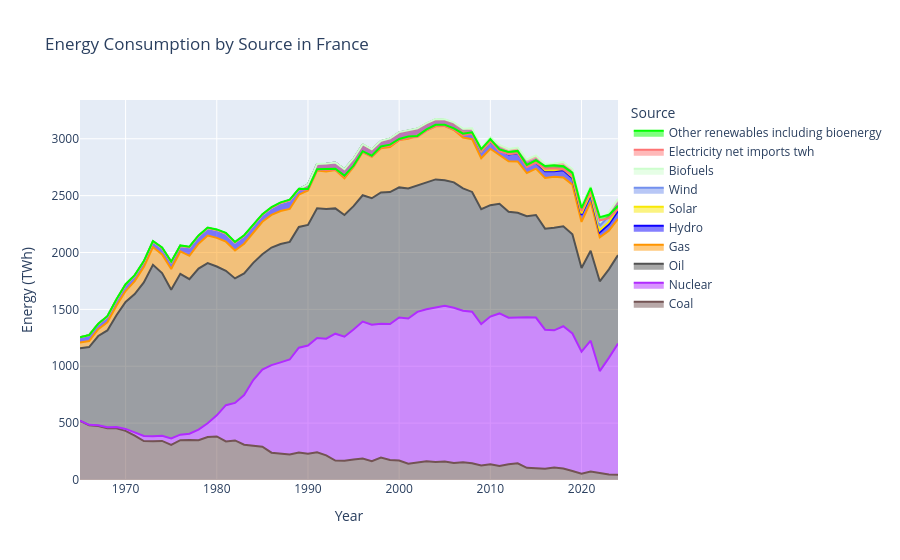

Notebook code for this chart:
### Code cell
fig = px.area(
    data_frame=france.iloc[65:-1],
    x='year',
    y=[
        'coal_energy_twh',
        'nuclear_energy_twh',
        'oil_energy_twh',
        'gas_energy_twh',
        'hydro_energy_twh',
        'solar_energy_twh',
        'wind_energy_twh',
        'biofuels_energy_twh',
        'electricity_net_imports_twh',
        'other_renewables_including_bioenergy_energy_twh'
    ],
    title='Energy Consumption by Source in France',
    labels={
        'value': 'Energy (TWh)',  # Endret fra CO2 til TWh siden dataen er '_energy_twh'
        'variable': 'Source',
        'year': 'Year'
    },
    color_discrete_map={
        'coal_energy_twh': "#735353",
        'nuclear_energy_twh': "#B12BFF",
        'oil_energy_twh': "#525252",
        'gas_energy_twh': "#FF9500",
        'hydro_energy_twh': "#0D00FF",
        'solar_energy_twh': "#F8E804",
        'wind_energy_twh': "#7390EE",
        'biofuels_energy_twh': "#CDFECD",
        'electricity_net_imports_twh': "#FF7474",
        'other_renewables_including_bioenergy_energy_twh': "#00FF00"
    }
)

# Siden kolonnene slutter på '_energy_twh', må vi oppdatere .replace() 
# for at merkelappene i legend-en skal bli fine og rene.
fig.for_each_trace(lambda t: t.update(
    name=t.name.replace('_energy_twh', '').replace('_', ' ').capitalize()
))

# Reverser legend-rekkefølgen visuelt
fig.update_layout(
    legend=dict(
        traceorder='reversed'
    )
)

fig.show()

### Figure 1 — Plotly figure (JSON) as saved in the notebook; plotly's stock layout.template omitted (floating-point values rounded to 4 significant figures)
{"data": [{"fillpattern": {"shape": ""}, "hovertemplate": "Source=coal_energy_twh<br>Year=%{x}<br>Energy (TWh)=%{y}<extra></extra>", "legendgroup": "coal_energy_twh", "line": {"color": "#735353"}, "marker": {"symbol": "circle"}, "mode": "lines", "name": "Coal", "orientation": "v", "showlegend": true, "stackgroup": "1", "type": "scatter", "x": [1965, 1966, 1967, 1968, 1969, 1970, 1971, 1972, 1973, 1974, 1975, 1976, 1977, 1978, 1979, 1980, 1981, 1982, 1983, 1984, 1985, 1986, 1987, 1988, 1989, 1990, 1991, 1992, 1993, 1994, 1995, 1996, 1997, 1998, 1999, 2000, 2001, 2002, 2003, 2004, 2005, 2006, 2007, 2008, 2009, 2010, 2011, 2012, 2013, 2014, 2015, 2016, 2017, 2018, 2019, 2020, 2021, 2022, 2023, 2024], "xaxis": "x", "y": [518.7, 481.2, 474.8, 455.2, 455.0, 431.6, 390.0, 342.5, 340.8, 343.4, 309.3, 350.4, 352.7, 350.4, 377.1, 382.5, 338.6, 347.7, 310.3, 299.6, 292.6, 240.2, 229.5, 224.4, 242.3, 230.4, 244.2, 216.2, 170.4, 168.9, 179.9, 189.1, 166.2, 196.9, 176.5, 171.2, 144.0, 154.6, 163.8, 157.7, 162.7, 150.4, 155.6, 147.4, 128.6, 138.1, 123.7, 137.5, 146.1, 107.2, 102.3, 99.51, 109.0, 100.2, 79.42, 55.98, 75.11, 64.4, 49.2, 46.36], "yaxis": "y"}, {"fillpattern": {"shape": ""}, "hovertemplate": "Source=nuclear_energy_twh<br>Year=%{x}<br>Energy (TWh)=%{y}<extra></extra>", "legendgroup": "nuclear_energy_twh", "line": {"color": "#B12BFF"}, "marker": {"symbol": "circle"}, "mode": "lines", "name": "Nuclear", "orientation": "v", "showlegend": true, "stackgroup": "1", "type": "scatter", "x": [1965, 1966, 1967, 1968, 1969, 1970, 1971, 1972, 1973, 1974, 1975, 1976, 1977, 1978, 1979, 1980, 1981, 1982, 1983, 1984, 1985, 1986, 1987, 1988, 1989, 1990, 1991, 1992, 1993, 1994, 1995, 1996, 1997, 1998, 1999, 2000, 2001, 2002, 2003, 2004, 2005, 2006, 2007, 2008, 2009, 2010, 2011, 2012, 2013, 2014, 2015, 2016, 2017, 2018, 2019, 2020, 2021, 2022, 2023, 2024], "xaxis": "x", "y": [2.718, 4.227, 6.291, 9.348, 10.91, 17.31, 28.27, 44.22, 44.7, 44.58, 55.3, 47.81, 54.37, 92.28, 121.1, 185.6, 319.2, 330.1, 437.2, 579.5, 679.1, 770.2, 804.6, 834.9, 921.0, 951.8, 1004.0, 1026.0, 1116.0, 1091.0, 1143.0, 1204.0, 1198.0, 1176.0, 1195.0, 1258.0, 1276.0, 1324.0, 1337.0, 1358.0, 1368.0, 1364.0, 1333.0, 1332.0, 1242.0, 1299.0, 1341.0, 1289.0, 1284.0, 1323.0, 1326.0, 1222.0, 1207.0, 1251.0, 1209.0, 1072.0, 1150.0, 893.1, 1025.0, 1153.0], "yaxis": "y"}, {"fillpattern": {"shape": ""}, "hovertemplate": "Source=oil_energy_twh<br>Year=%{x}<br>Energy (TWh)=%{y}<extra></extra>", "legendgroup": "oil_energy_twh", "line": {"color": "#525252"}, "marker": {"symbol": "circle"}, "mode": "lines", "name": "Oil", "orientation": "v", "showlegend": true, "stackgroup": "1", "type": "scatter", "x": [1965, 1966, 1967, 1968, 1969, 1970, 1971, 1972, 1973, 1974, 1975, 1976, 1977, 1978, 1979, 1980, 1981, 1982, 1983, 1984, 1985, 1986, 1987, 1988, 1989, 1990, 1991, 1992, 1993, 1994, 1995, 1996, 1997, 1998, 1999, 2000, 2001, 2002, 2003, 2004, 2005, 2006, 2007, 2008, 2009, 2010, 2011, 2012, 2013, 2014, 2015, 2016, 2017, 2018, 2019, 2020, 2021, 2022, 2023, 2024], "xaxis": "x", "y": [637.3, 683.1, 784.8, 850.4, 982.7, 1116.0, 1217.0, 1351.0, 1506.0, 1431.0, 1308.0, 1415.0, 1359.0, 1416.0, 1409.0, 1309.0, 1182.0, 1094.0, 1068.0, 1030.0, 1013.0, 1033.0, 1040.0, 1034.0, 1062.0, 1060.0, 1141.0, 1140.0, 1102.0, 1070.0, 1085.0, 1110.0, 1112.0, 1156.0, 1160.0, 1143.0, 1142.0, 1113.0, 1117.0, 1127.0, 1104.0, 1102.0, 1076.0, 1053.0, 1011.0, 979.7, 964.3, 931.5, 919.6, 889.7, 902.2, 888.4, 902.0, 879.5, 872.3, 735.7, 791.0, 789.5, 777.8, 777.4], "yaxis": "y"}, {"fillpattern": {"shape": ""}, "hovertemplate": "Source=gas_energy_twh<br>Year=%{x}<br>Energy (TWh)=%{y}<extra></extra>", "legendgroup": "gas_energy_twh", "line": {"color": "#FF9500"}, "marker": {"symbol": "circle"}, "mode": "lines", "name": "Gas", "orientation": "v", "showlegend": true, "stackgroup": "1", "type": "scatter", "x": [1965, 1966, 1967, 1968, 1969, 1970, 1971, 1972, 1973, 1974, 1975, 1976, 1977, 1978, 1979, 1980, 1981, 1982, 1983, 1984, 1985, 1986, 1987, 1988, 1989, 1990, 1991, 1992, 1993, 1994, 1995, 1996, 1997, 1998, 1999, 2000, 2001, 2002, 2003, 2004, 2005, 2006, 2007, 2008, 2009, 2010, 2011, 2012, 2013, 2014, 2015, 2016, 2017, 2018, 2019, 2020, 2021, 2022, 2023, 2024], "xaxis": "x", "y": [50.05, 52.8, 60.34, 72.16, 83.85, 95.53, 113.2, 133.9, 157.0, 164.0, 182.9, 196.5, 205.1, 218.8, 242.4, 251.7, 255.7, 245.8, 261.8, 267.0, 285.8, 287.4, 290.8, 289.4, 283.1, 302.8, 331.7, 331.0, 338.5, 323.2, 344.0, 380.1, 364.5, 388.6, 396.2, 416.0, 436.7, 435.9, 457.3, 466.9, 477.1, 460.8, 447.6, 463.9, 447.3, 495.6, 430.2, 444.4, 451.4, 379.1, 407.5, 445.3, 447.7, 427.7, 435.7, 405.2, 430.1, 385.8, 340.1, 318.2], "yaxis": "y"}, {"fillpattern": {"shape": ""}, "hovertemplate": "Source=hydro_energy_twh<br>Year=%{x}<br>Energy (TWh)=%{y}<extra></extra>", "legendgroup": "hydro_energy_twh", "line": {"color": "#0D00FF"}, "marker": {"symbol": "circle"}, "mode": "lines", "name": "Hydro", "orientation": "v", "showlegend": true, "stackgroup": "1", "type": "scatter", "x": [1965, 1966, 1967, 1968, 1969, 1970, 1971, 1972, 1973, 1974, 1975, 1976, 1977, 1978, 1979, 1980, 1981, 1982, 1983, 1984, 1985, 1986, 1987, 1988, 1989, 1990, 1991, 1992, 1993, 1994, 1995, 1996, 1997, 1998, 1999, 2000, 2001, 2002, 2003, 2004, 2005, 2006, 2007, 2008, 2009, 2010, 2011, 2012, 2013, 2014, 2015, 2016, 2017, 2018, 2019, 2020, 2021, 2022, 2023, 2024], "xaxis": "x", "y": [46.88, 52.21, 45.38, 50.42, 52.94, 56.68, 48.86, 48.83, 47.7, 56.23, 60.11, 48.56, 76.32, 68.36, 66.42, 69.53, 72.2, 70.57, 69.44, 65.69, 61.92, 62.48, 70.5, 76.52, 46.64, 53.87, 57.6, 68.96, 64.89, 78.79, 73.12, 66.04, 63.76, 62.09, 72.51, 66.36, 74.27, 60.4, 58.94, 59.55, 51.48, 56.3, 57.6, 63.65, 56.99, 62.71, 44.85, 58.78, 70.84, 62.83, 54.56, 59.92, 48.96, 63.92, 56.03, 61.63, 58.57, 44.23, 54.96, 70.39], "yaxis": "y"}, {"fillpattern": {"shape": ""}, "hovertemplate": "Source=solar_energy_twh<br>Year=%{x}<br>Energy (TWh)=%{y}<extra></extra>", "legendgroup": "solar_energy_twh", "line": {"color": "#F8E804"}, "marker": {"symbol": "circle"}, "mode": "lines", "name": "Solar", "orientation": "v", "showlegend": true, "stackgroup": "1", "type": "scatter", "x": [1965, 1966, 1967, 1968, 1969, 1970, 1971, 1972, 1973, 1974, 1975, 1976, 1977, 1978, 1979, 1980, 1981, 1982, 1983, 1984, 1985, 1986, 1987, 1988, 1989, 1990, 1991, 1992, 1993, 1994, 1995, 1996, 1997, 1998, 1999, 2000, 2001, 2002, 2003, 2004, 2005, 2006, 2007, 2008, 2009, 2010, 2011, 2012, 2013, 2014, 2015, 2016, 2017, 2018, 2019, 2020, 2021, 2022, 2023, 2024], "xaxis": "x", "y": [0.0, 0.0, 0.0, 0.0, 0.0, 0.0, 0.0, 0.0, 0.0, 0.0, 0.0, 0.0, 0.0, 0.0, 0.0, 0.0, 0.0, 0.0, 0.0, 0.0, 0.0, 0.0, 0.0, 0.0, 0.0, 0.0, 0.0, 0.001488, 0.001683, 0.001878, 0.00204, 0.00265, 0.003407, 0.004089, 0.004547, 0.005223, 0.00616, 0.007103, 0.007767, 0.008448, 0.0105, 0.01191, 0.018, 0.042, 0.174, 0.62, 2.078, 4.016, 4.734, 5.913, 7.263, 8.165, 8.391, 10.68, 11.55, 12.62, 14.81, 18.88, 22.08, 24.32], "yaxis": "y"}, {"fillpattern": {"shape": ""}, "hovertemplate": "Source=wind_energy_twh<br>Year=%{x}<br>Energy (TWh)=%{y}<extra></extra>", "legendgroup": "wind_energy_twh", "line": {"color": "#7390EE"}, "marker": {"symbol": "circle"}, "mode": "lines", "name": "Wind", "orientation": "v", "showlegend": true, "stackgroup": "1", "type": "scatter", "x": [1965, 1966, 1967, 1968, 1969, 1970, 1971, 1972, 1973, 1974, 1975, 1976, 1977, 1978, 1979, 1980, 1981, 1982, 1983, 1984, 1985, 1986, 1987, 1988, 1989, 1990, 1991, 1992, 1993, 1994, 1995, 1996, 1997, 1998, 1999, 2000, 2001, 2002, 2003, 2004, 2005, 2006, 2007, 2008, 2009, 2010, 2011, 2012, 2013, 2014, 2015, 2016, 2017, 2018, 2019, 2020, 2021, 2022, 2023, 2024], "xaxis": "x", "y": [0.0, 0.0, 0.0, 0.0, 0.0, 0.0, 0.0, 0.0, 0.0, 0.0, 0.0, 0.0, 0.0, 0.0, 0.0, 0.0, 0.0, 0.0, 0.0, 0.0, 0.0, 0.0, 0.0, 0.0, 0.0, 0.0002715, 0.0004896, 0.0004896, 0.002402, 0.004704, 0.004714, 0.00743, 0.01113, 0.0195, 0.03694, 0.048, 0.131, 0.265, 0.388, 0.595, 0.962, 2.182, 4.07, 5.694, 7.912, 9.945, 12.56, 15.41, 16.39, 17.6, 21.78, 21.74, 25.04, 29.11, 35.35, 40.59, 37.55, 38.87, 51.36, 47.43], "yaxis": "y"}, {"fillpattern": {"shape": ""}, "hovertemplate": "Source=biofuels_energy_twh<br>Year=%{x}<br>Energy (TWh)=%{y}<extra></extra>", "legendgroup": "biofuels_energy_twh", "line": {"color": "#CDFECD"}, "marker": {"symbol": "circle"}, "mode": "lines", "name": "Biofuels", "orientation": "v", "showlegend": true, "stackgroup": "1", "type": "scatter", "x": [1965, 1966, 1967, 1968, 1969, 1970, 1971, 1972, 1973, 1974, 1975, 1976, 1977, 1978, 1979, 1980, 1981, 1982, 1983, 1984, 1985, 1986, 1987, 1988, 1989, 1990, 1991, 1992, 1993, 1994, 1995, 1996, 1997, 1998, 1999, 2000, 2001, 2002, 2003, 2004, 2005, 2006, 2007, 2008, 2009, 2010, 2011, 2012, 2013, 2014, 2015, 2016, 2017, 2018, 2019, 2020, 2021, 2022, 2023, 2024], "xaxis": "x", "y": [NaN, NaN, NaN, NaN, NaN, NaN, NaN, NaN, NaN, NaN, NaN, NaN, NaN, NaN, NaN, NaN, NaN, NaN, NaN, NaN, NaN, NaN, NaN, NaN, NaN, NaN, NaN, 0.07244, 0.3619, 1.094, 1.738, 2.605, 3.407, 2.925, 3.053, 3.65, 3.7, 3.88, 3.565, 3.888, 6.583, 7.973, 16.06, 26.07, 27.89, 27.33, 27.0, 29.56, 30.11, 32.46, 32.75, 32.95, 33.2, 32.83, 34.18, 24.97, 28.5, 31.0, 32.64, 34.14], "yaxis": "y"}, {"fillpattern": {"shape": ""}, "hovertemplate": "Source=electricity_net_imports_twh<br>Year=%{x}<br>Energy (TWh)=%{y}<extra></extra>", "legendgroup": "electricity_net_imports_twh", "line": {"color": "#FF7474"}, "marker": {"symbol": "circle"}, "mode": "lines", "name": "Electricity net imports twh", "orientation": "v", "showlegend": true, "stackgroup": "1", "type": "scatter", "x": [1965, 1966, 1967, 1968, 1969, 1970, 1971, 1972, 1973, 1974, 1975, 1976, 1977, 1978, 1979, 1980, 1981, 1982, 1983, 1984, 1985, 1986, 1987, 1988, 1989, 1990, 1991, 1992, 1993, 1994, 1995, 1996, 1997, 1998, 1999, 2000, 2001, 2002, 2003, 2004, 2005, 2006, 2007, 2008, 2009, 2010, 2011, 2012, 2013, 2014, 2015, 2016, 2017, 2018, 2019, 2020, 2021, 2022, 2023, 2024], "xaxis": "x", "y": [NaN, NaN, NaN, NaN, NaN, NaN, NaN, NaN, NaN, NaN, NaN, NaN, NaN, NaN, NaN, NaN, NaN, NaN, NaN, NaN, NaN, NaN, NaN, NaN, NaN, -45.44, -52.89, -53.8, -61.43, -63.17, -69.84, -68.81, -65.4, -57.56, -63.14, -69.48, -68.39, -77.03, -66.41, -61.91, -60.33, -63.34, -56.81, -47.99, -25.93, -30.71, -56.41, -44.52, -48.46, -67.19, -64.06, -41.5, -40.13, -62.97, -57.67, -45.04, -44.89, 14.94, -50.47, -89.98], "yaxis": "y"}, {"fillpattern": {"shape": ""}, "hovertemplate": "Source=other_renewables_including_bioenergy_energy_twh<br>Year=%{x}<br>Energy (TWh)=%{y}<extra></extra>", "legendgroup": "other_renewables_including_bioenergy_energy_twh", "line": {"color": "#00FF00"}, "marker": {"symbol": "circle"}, "mode": "lines", "name": "Other renewables including bioenergy", "orientation": "v", "showlegend": true, "stackgroup": "1", "type": "scatter", "x": [1965, 1966, 1967, 1968, 1969, 1970, 1971, 1972, 1973, 1974, 1975, 1976, 1977, 1978, 1979, 1980, 1981, 1982, 1983, 1984, 1985, 1986, 1987, 1988, 1989, 1990, 1991, 1992, 1993, 1994, 1995, 1996, 1997, 1998, 1999, 2000, 2001, 2002, 2003, 2004, 2005, 2006, 2007, 2008, 2009, 2010, 2011, 2012, 2013, 2014, 2015, 2016, 2017, 2018, 2019, 2020, 2021, 2022, 2023, 2024], "xaxis": "x", "y": [0.0, 1.182, 1.833, 2.806, 3.233, 4.152, 4.218, 4.592, 4.697, 4.779, 4.291, 4.039, 4.165, 4.298, 4.497, 4.458, 4.522, 4.628, 4.723, 4.916, 5.007, 5.039, 5.305, 5.373, 5.58, 5.797, 6.37, 6.467, 5.982, 6.536, 7.058, 7.342, 8.106, 8.039, 8.645, 9.048, 10.1, 10.72, 11.26, 11.46, 11.73, 11.64, 12.78, 13.44, 13.87, 14.9, 16.72, 17.45, 18.48, 19.95, 21.56, 23.4, 25.14, 26.21, 26.61, 26.8, 28.05, 29.92, 28.52, 29.51], "yaxis": "y"}], "layout": {"legend": {"title": {"text": "Source"}, "tracegroupgap": 0, "traceorder": "reversed"}, "title": {"text": "Energy Consumption by Source in France"}, "xaxis": {"anchor": "y", "domain": [0, 1], "title": {"text": "Year"}}, "yaxis": {"anchor": "x", "domain": [0, 1], "title": {"text": "Energy (TWh)"}}}}
